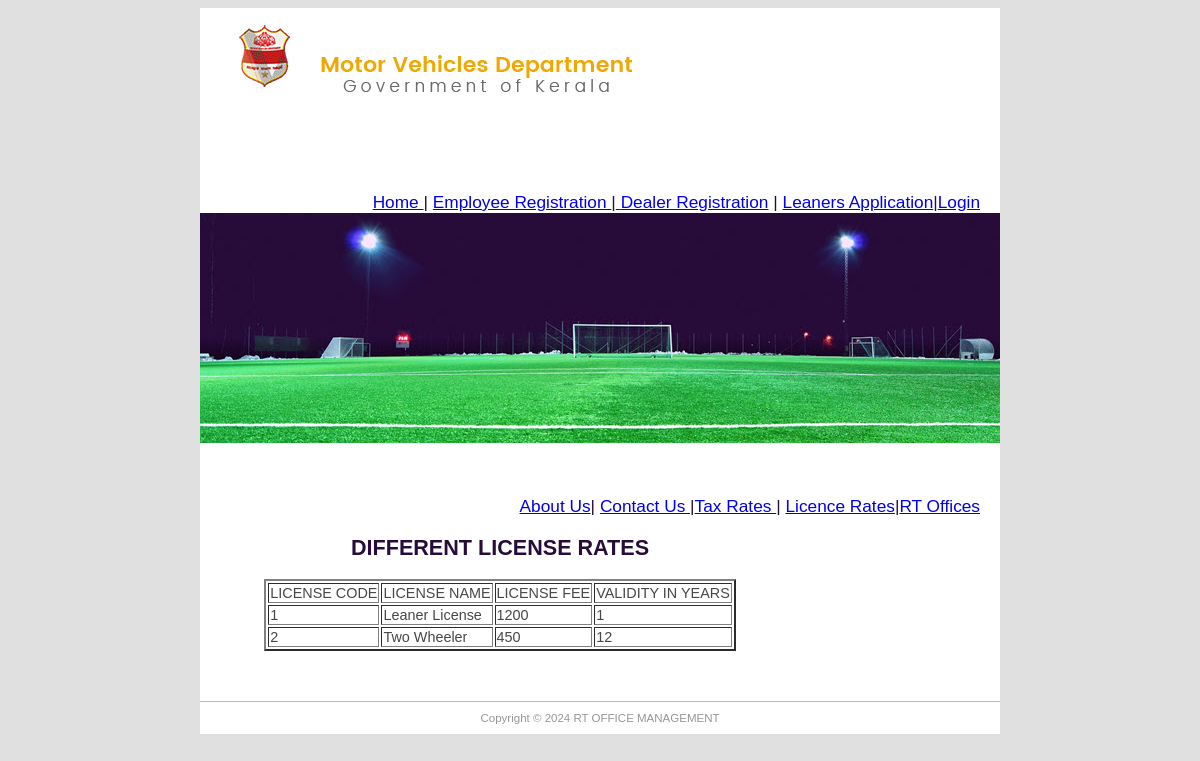
Screenshot of /viewlicense/ with the database file from the repository.
### srto/models.py (models this page shows, shortened)
class Licenserate(models.Model):
    lcode = models.IntegerField("License  Code", primary_key=True)
    lname = models.CharField("License Name", max_length=100)
    lfee = models.IntegerField("License Fee")
    validity = models.IntegerField("Validity in Years")

### srto/views.py (the view)
# urls.py: path('viewlicense/', views.viewlicenserate, name='viewlicense'),
def viewlicenserate(request):
    rtos = Licenserate.objects.all()
    return render(request,"reports/licensereport.html",{'rtos':rtos})

### srto/templates/reports/licensereport.html (shortened to what this page needs)
{% extends "commonbase.html" %}
  {% block content %}
   <center>
    <h1>DIFFERENT LICENSE RATES</h1>
    <table border="2">
        <tr><td>LICENSE CODE</td><td>LICENSE NAME</td><td>LICENSE FEE</td><td>VALIDITY IN YEARS</td></tr>
        {% for item in rtos %}
            <tr><td>{{ item.lcode }}</td><td>{{item.lname}}</td><td>{{item.lfee}}</td><td>{{item.validity}}</td></tr>
        {% endfor %}
    </table>
   </center>
 {% endblock content %}

### rto2022/static/main.css (style rules this page uses)
body { background-color: #E0E0E0; font-family: "Trebuchet MS", Helvetica, sans-serif; font-size: 0.9em; text-align: justify; color: #474747; }
h1 { color: #270c39; }

### rows the page displays
Licenserate: lcode "1", lname "Leaner License", lfee "1200", validity "1"
Licenserate: lcode "2", lname "Two Wheeler", lfee "450", validity "12"
